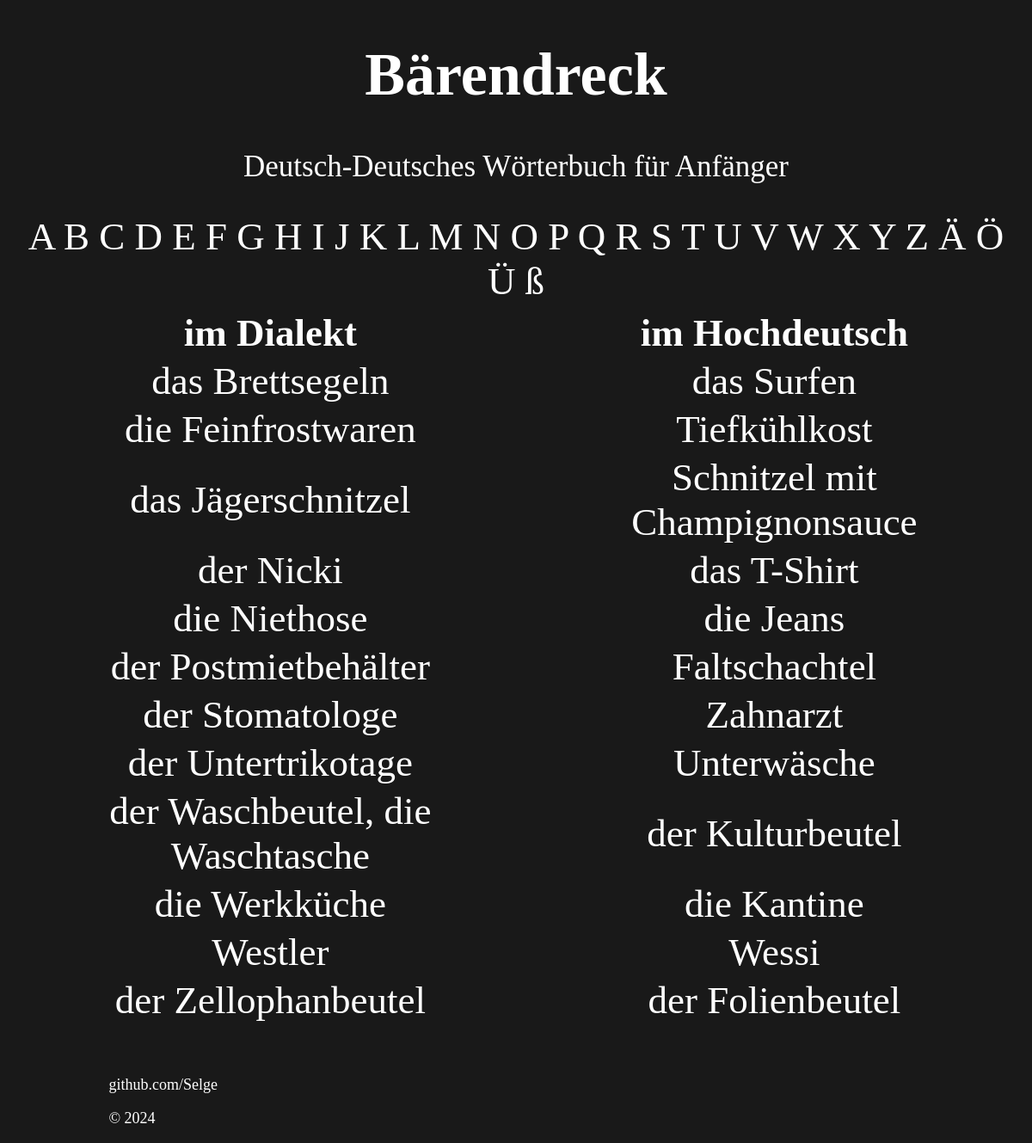
The page /DDR on the database its author committed.
### app.py (models this page shows, shortened)
class DDR(db.Model):
    id_dial = db.Column(db.Integer, db.ForeignKey('Dialekte.id_dial'))
    id_wort = db.Column(db.Integer, primary_key=True)
    das_wort_dial = db.Column(db.String(1000))
    hochdeutsch_wort = db.Column(db.Integer, db.ForeignKey('Hochdeutsch.id_wort'))

### app.py (the view)
@app.route('/DDR', methods=['GET', 'POST'])
def ddr():
    return render_template("Woerterbuch.html", items=DDR.query.all())

### templates/Woerterbuch.html (shortened to what this page needs)
<!DOCTYPE html>
<html lang="de">
<head>
    <link rel="stylesheet" href="/static/style.css">
</head>
<body>
<h1>Bärendreck</h1>
<p>Deutsch-Deutsches Wörterbuch für Anfänger</p>
<div class="alphabet">
        A B C D E F G H I J K L M N O P Q R S T U V W X Y Z Ä Ö Ü ß
 </div>
<div class="alphabet">
    <table>
            <tr>
                <th>im Dialekt</th>
                <th>im Hochdeutsch</th>
            </tr>
            {% for item in items %}
            <tr>
                <td>{{ item.das_wort_dial }}</td>
                <td>{{ item.hochdeutsch_wort }}</td>
            </tr>
            {% endfor %}
    </table>
</div>
<div class="bottom">
	<p class="about">github.com/Selge</p>
	<p class="about">&copy; 2024</p>
</div>
</body>
</html>

### static/style.css (style rules this page uses)
body { background-color:#191919; background-repeat:no-repeat; background-position:top left; background-attachment:fixed; }
h1 { text-align:center; font-family: "Gothic Joker"; color:#ffffff; background-color:#191919; font-size:70px; }
p { text-align:center; font-family:"Gothic Joker"; font-size:35px; font-style:normal; font-weight:normal; color:#ffffff; background-color:#191919; }
p.about { text-align:left; font-family:"Gothic Joker"; font-size:18px; font-style:normal; font-weight:normal; color:#ffffff; background-color:#191919; margin-left: 10%; }
.bottom { margin-top: 5%; }
.alphabet { margin: 5px; text-align:center; font-family:"Gothic Joker"; font-size:45px; font-style:normal; font-weight:normal; color:#ffffff; background-color:#191919; }

### rows shown on the page
DDR: das_wort_dial "das Brettsegeln", hochdeutsch_wort "das Surfen"
DDR: das_wort_dial "die Feinfrostwaren", hochdeutsch_wort "Tiefkühlkost"
DDR: das_wort_dial "das Jägerschnitzel", hochdeutsch_wort "Schnitzel mit Champignonsauce"
DDR: das_wort_dial "der Nicki", hochdeutsch_wort "das T-Shirt"
DDR: das_wort_dial "die Niethose", hochdeutsch_wort "die Jeans"
DDR: das_wort_dial "der Postmietbehälter", hochdeutsch_wort "Faltschachtel"
DDR: das_wort_dial "der Stomatologe", hochdeutsch_wort "Zahnarzt"
DDR: das_wort_dial "der Untertrikotage", hochdeutsch_wort "Unterwäsche"
DDR: das_wort_dial "der Waschbeutel, die Waschtasche", hochdeutsch_wort "der Kulturbeutel"
DDR: das_wort_dial "die Werkküche", hochdeutsch_wort "die Kantine"
DDR: das_wort_dial "Westler", hochdeutsch_wort "Wessi"
DDR: das_wort_dial "der Zellophanbeutel", hochdeutsch_wort "der Folienbeutel"
